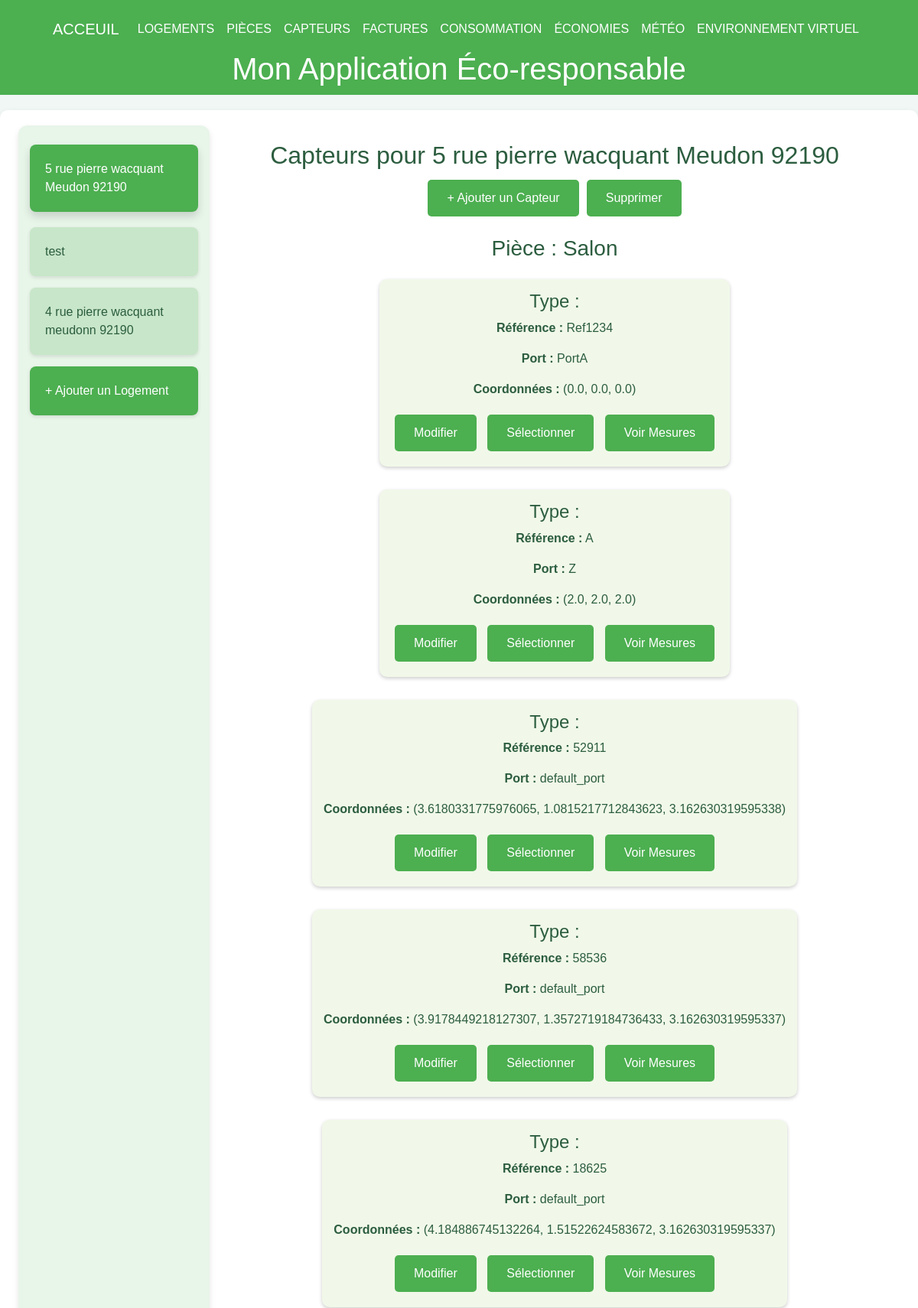
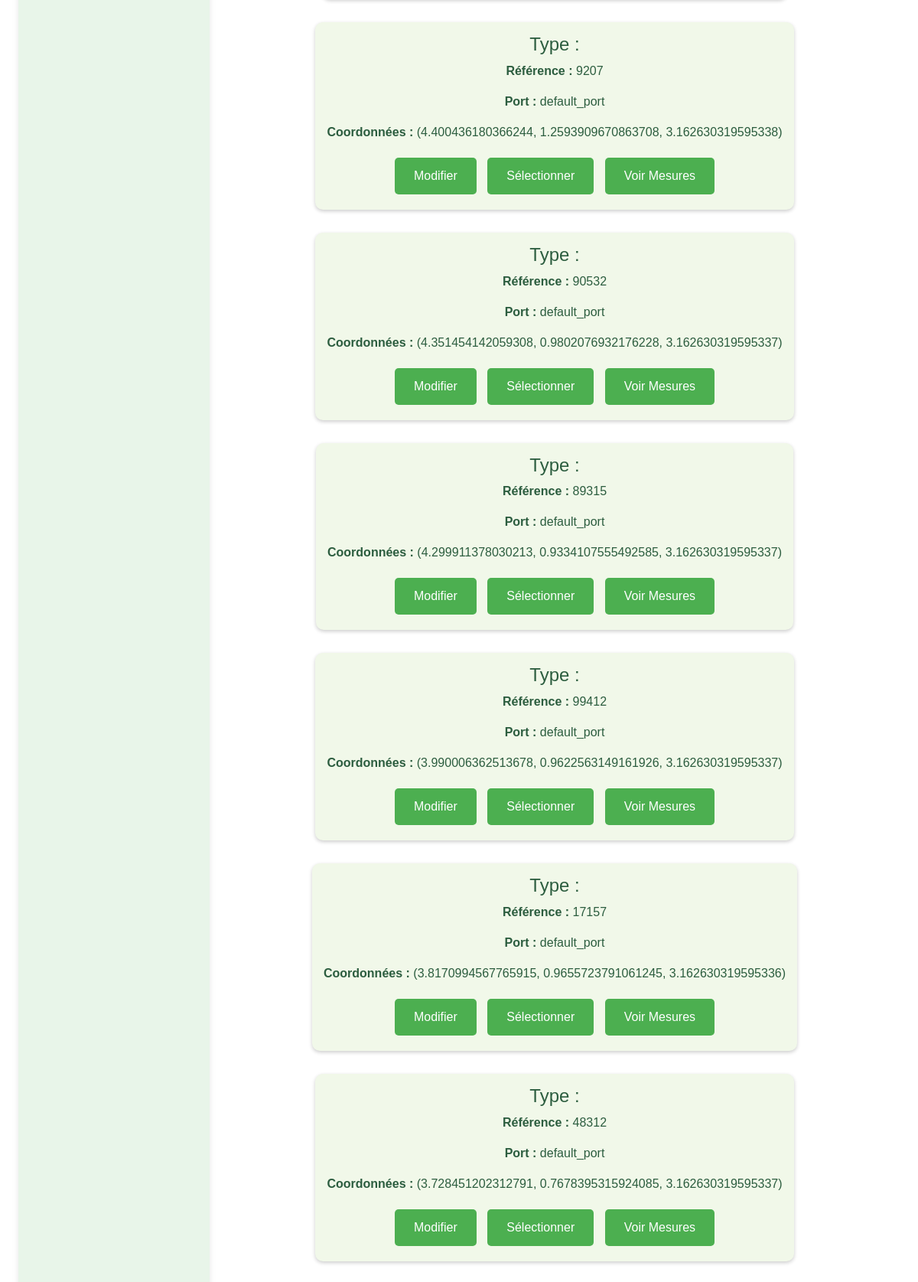
The page /sensors/1 (upper part) on the database its author committed (2 pictures, top to bottom).
### tables this page shows
CREATE TABLE Housing (
housing_id INTEGER PRIMARY KEY, -- Identifiant unique pour chaque logement
address VARCHAR(255), -- Adresse du logement
phone_number VARCHAR(20), -- NumÃ©ro de contact pour le logement
ip_address VARCHAR(15), -- Adresse IP associÃ©e au logement
insert_date TIMESTAMP DEFAULT CURRENT_TIMESTAMP -- Horodatage de l'ajout de l'enregistrement
);

CREATE TABLE Room (
    room_id INTEGER PRIMARY KEY, 
    housing_id INTEGER,
    name VARCHAR(100),
    x FLOAT,
    y FLOAT,
    z FLOAT,
    gltf_model VARCHAR(100) DEFAULT NULL,  -- Fix here: Comma instead of semicolon
    FOREIGN KEY (housing_id) REFERENCES Housing(housing_id)
);

CREATE TABLE Sensor (
    sensor_id INTEGER PRIMARY KEY, -- Identifiant unique pour chaque capteur ou actionneur
    room_id INTEGER, -- RÃ©fÃ©rence Ã  la piÃ¨ce oÃ¹ le capteur est installÃ©
    type_id INTEGER, -- RÃ©fÃ©rence au type de capteur/actionneur
    commercial_reference VARCHAR(50), -- RÃ©fÃ©rence commerciale du capteur/actionneur
    communication_port VARCHAR(50), -- Port utilisÃ© pour la communication avec le capteur/actionneur
    x_coordinate FLOAT, -- CoordonnÃ©e X du capteur
    y_coordinate FLOAT, -- CoordonnÃ©e Y du capteur
    z_coordinate FLOAT, -- CoordonnÃ©e Z du capteur
    insert_date TIMESTAMP DEFAULT CURRENT_TIMESTAMP, -- Horodatage de l'ajout de l'enregistrement du capteur
    FOREIGN KEY (room_id) REFERENCES Room(room_id), -- Lien entre le capteur et une piÃ¨ce spÃ©cifique
    FOREIGN KEY (type_id) REFERENCES SensorType(type_id) -- Lien entre le capteur et un type spÃ©cifique
);

### main.py (the view)
@app.get("/sensors/{housing_id}", response_class=HTMLResponse)
def get_sensors_by_housing(request: Request, housing_id: int):
    conn = get_db_connection()
    logements = conn.execute("SELECT housing_id, address FROM Housing").fetchall()
    sensors_by_room = conn.execute(
        """
        SELECT r.name AS room_name, s.sensor_id, s.type_id, s.commercial_reference, s.communication_port,
               s.x_coordinate, s.y_coordinate, s.z_coordinate, r.room_id
        FROM Sensor s
        JOIN Room r ON s.room_id = r.room_id
        WHERE r.housing_id = ?
        ORDER BY r.room_id
        """, (housing_id,)
    ).fetchall()
    rooms = conn.execute("SELECT room_id, name FROM Room WHERE housing_id = ?", (housing_id,)).fetchall()
    conn.close()
    sensors_by_room = [dict(sensor) for sensor in sensors_by_room]
    selected_logement_address = next(
        (logement["address"] for logement in logements if logement["housing_id"] == housing_id), None
    )
    return templates.TemplateResponse(
        "configuration.html",
        {
            "request": request,
            "logements": logements,
            "sensors_by_room": sensors_by_room,
            "rooms": rooms,
            "selected_id": housing_id,
            "selected_logement_address": selected_logement_address,
        },
    )

### templates/configuration.html (shortened to what this page needs)
{% extends "layout.html" %}
{% block content %}
<div class="container-fluid">
      <div class="menu">
            {% for logement in logements %}
            <div class="menu-item {% if selected_id == logement.housing_id %}active{% endif %}"
                  onclick="location.href='/sensors/{{ logement.housing_id }}'">
                  {{ logement.address }}
            </div>
            {% endfor %}
            <div class="menu-item" style="background-color: #4caf50; color: white;"
                  onclick="location.href='https://localhost:8000/logements'">
                  + Ajouter un Logement
            </div>
      </div>
      <div class="content">
            <h2 class="text-center">Capteurs pour {{ selected_logement_address or 'Logement par Défaut' }}</h2>
            <div class="actions">
                  <button class="btn" onclick="openAddModal()">+ Ajouter un Capteur</button>
                  <button class="btn" onclick="deleteSelected()">Supprimer</button>
            </div>
            {% if sensors_by_room %}
            {% for room in rooms %}
            <div class="room-section">
                  <h3 class="text-center">Pièce : {{ room.name }}</h3>
                  <div class="d-flex flex-wrap justify-content-center">
                        {% for sensor in sensors_by_room if sensor.room_id == room.room_id %}
                        <div class="tile" id="tile-{{ sensor.sensor_id }}">
                              <h4>Type : {{ sensor.type }}</h4>
                              <p><strong>Référence :</strong> {{ sensor.commercial_reference }}</p>
                              <p><strong>Port :</strong> {{ sensor.communication_port }}</p>
                              <p><strong>Coordonnées :</strong> ({{ sensor.x_coordinate }}, {{ sensor.y_coordinate }},
                                    {{ sensor.z_coordinate }})</p>
                              <button class="btn"
                                    onclick="openEditModal('{{ sensor.sensor_id }}', '{{ sensor.room_id }}', '{{ sensor.type_id }}', '{{ sensor.commercial_reference }}', '{{ sensor.communication_port }}', '{{ sensor.x_coordinate }}', '{{ sensor.y_coordinate }}', '{{ sensor.z_coordinate }}')">
                                    Modifier
                              </button>
                              <button class="btn"
                                    onclick="toggleSelection('{{ sensor.sensor_id }}')">Sélectionner</button>
                              <a href="/measurements/{{ sensor.sensor_id }}" class="btn" style="text-decoration: none;">
                                    Voir Mesures
                              </a>
                        </div>
                        {% endfor %}
                  </div>
            </div>
            {% endfor %}
            {% else %}
            <p class="text-center">Aucun capteur trouvé pour ce logement.</p>
            {% endif %}
      </div>
</div>
{% endblock %}

### templates/layout.html (style rules this page uses)
body { font-family: Arial, sans-serif; margin: 0; padding: 0; background-color: #f0f7f4; color: #2c5d3f; }

### templates/configuration.html (style rules this page uses)
.container-fluid { display: flex; flex-direction: column; }
@media (min-width: 768px) { .container-fluid { flex-direction: row; } }
.menu { width: 100%; background-color: #e8f5e9; padding: 15px; border-radius: 12px; box-shadow: 0 4px 8px rgba(0, 0, 0, 0.1); }
@media (min-width: 768px) { .menu { width: 250px; border-bottom: none; border-radius: 12px; } }
.menu-item { background-color: #c8e6c9; padding: 20px; margin: 15px 0; text-align: left; border-radius: 8px; cursor: pointer; display: flex; align-items: center; gap: 15px; transition: transform 0.3s, box-shadow 0.3s; box-shadow: 0 2px 5px rgba(0, 0, 0, 0.1); }
.menu-item:hover, .menu-item.active { background-color: #4caf50; color: white; transform: translateY(-5px); box-shadow: 0 6px 12px rgba(0, 0, 0, 0.15); }
.content { flex: 1; padding: 20px; }
.actions { margin-bottom: 20px; display: flex; justify-content: center; flex-wrap: wrap; }
.btn { background-color: #4caf50; color: white; border: none; padding: 12px 25px; border-radius: 5px; cursor: pointer; transition: transform 0.2s; margin: 5px; }
.tile { display: inline-block; background-color: #f1f8e9; border-radius: 10px; padding: 15px; margin: 15px; box-shadow: 0 2px 5px rgba(0, 0, 0, 0.2); text-align: center; transition: transform 0.3s; }

### rows shown on the page
Housing: address "5 rue pierre wacquant Meudon 92190"
Housing: address "test"
Housing: address "4 rue pierre wacquant meudonn 92190"
Room: name "Salon"
Sensor: commercial_reference "Ref1234", communication_port "PortA", x_coordinate "0.0", y_coordinate "0.0", z_coordinate "0.0"
Sensor: commercial_reference "A", communication_port "Z", x_coordinate "2.0", y_coordinate "2.0", z_coordinate "2.0"
Sensor: commercial_reference "52911", communication_port "default_port", x_coordinate "3.6180331775976065", y_coordinate "1.0815217712843623", z_coordinate "3.162630319595338"
Sensor: commercial_reference "58536", communication_port "default_port", x_coordinate "3.9178449218127307", y_coordinate "1.3572719184736433", z_coordinate "3.162630319595337"
Sensor: commercial_reference "18625", communication_port "default_port", x_coordinate "4.184886745132264", y_coordinate "1.51522624583672", z_coordinate "3.162630319595337"
Sensor: commercial_reference "9207", communication_port "default_port", x_coordinate "4.400436180366244", y_coordinate "1.2593909670863708", z_coordinate "3.162630319595338"
Sensor: commercial_reference "90532", communication_port "default_port", x_coordinate "4.351454142059308", y_coordinate "0.9802076932176228", z_coordinate "3.162630319595337"
Sensor: commercial_reference "89315", communication_port "default_port", x_coordinate "4.299911378030213", y_coordinate "0.9334107555492585", z_coordinate "3.162630319595337"
Sensor: commercial_reference "99412", communication_port "default_port", x_coordinate "3.990006362513678", y_coordinate "0.9622563149161926", z_coordinate "3.162630319595337"
Sensor: commercial_reference "17157", communication_port "default_port", x_coordinate "3.8170994567765915", y_coordinate "0.9655723791061245", z_coordinate "3.162630319595336"
Sensor: commercial_reference "48312", communication_port "default_port", x_coordinate "3.728451202312791", y_coordinate "0.7678395315924085", z_coordinate "3.162630319595337"
